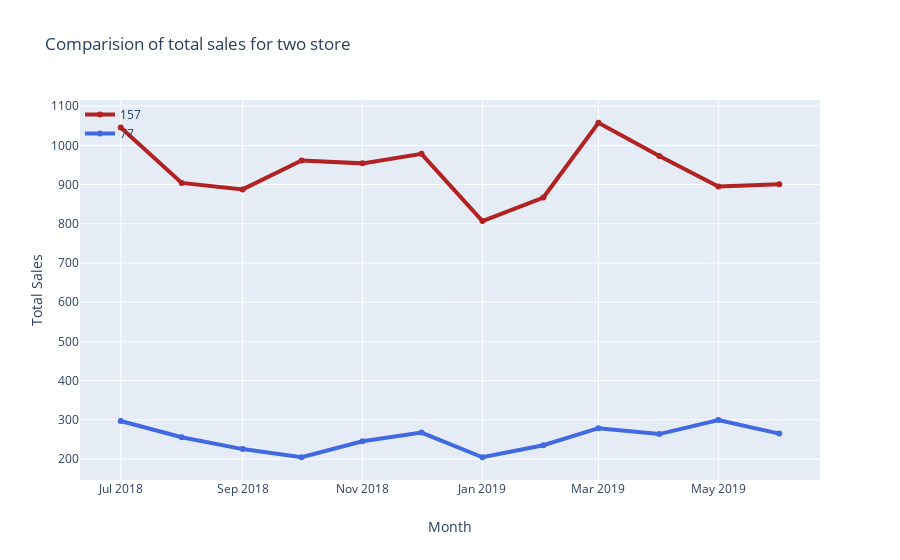
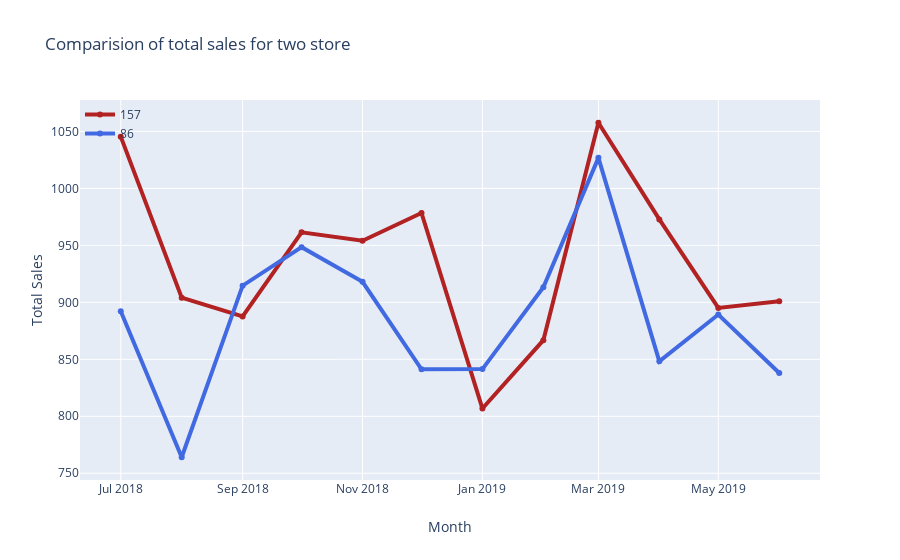
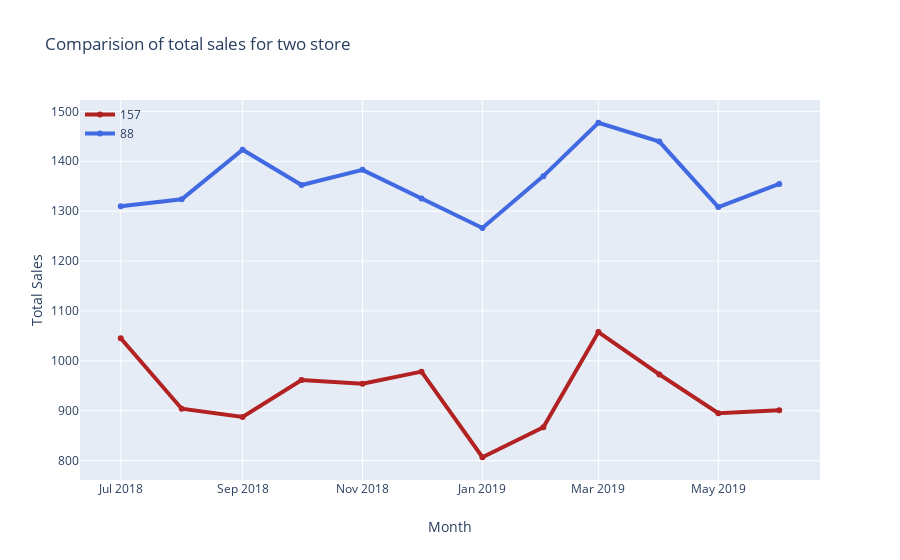

The cell these charts' notebook holds for them, in order:
### Markdown cell above
## Control strore finalization:
### After carefully reviewing heatmap correlation and absolute distance over 3 matrices, following control stores have been selected.

* <strong>Control stores: 39, 229, 116</strong>

<strong> Matrix used: </strong>
* Total sales per month
* Total customers per month
* Avg. transactions per customer in a month

### Code cell
# Review of selected control stores
comparision_two_month_sale(157, 77)
comparision_two_month_sale(157, 86)
comparision_two_month_sale(157, 88)

### Figure 1 — Plotly figure (JSON) as saved in the notebook; plotly's stock layout.template omitted (floating-point values rounded to 4 significant figures; data arrays with more than 128 entries replaced by an {"elided": "..."} marker saying what was removed)
{"data": [{"line": {"color": "firebrick", "width": 4}, "name": "157", "type": "scatter", "x": {"elided": "3169 str values"}, "y": [1045.0, 904.1, 887.6, 961.4, 954.0, 978.4, 806.8, 866.8, 1058.0, 972.8, 895.1, 901.0]}, {"line": {"color": "royalblue", "width": 4}, "name": "77", "type": "scatter", "x": {"elided": "3169 str values"}, "y": [296.8, 255.5, 225.2, 204.5, 245.3, 267.3, 204.4, 235.0, 278.5, 263.5, 299.3, 264.7]}], "layout": {"barmode": "group", "legend": {"bgcolor": "rgba(255, 255, 255, 0)", "bordercolor": "rgba(255, 255, 255, 0)", "x": 0, "y": 1}, "title": {"text": "Comparision of total sales for two store"}, "xaxis": {"title": {"text": "Month"}}, "yaxis": {"title": {"text": "Total Sales"}}}}

### Figure 2 — Plotly figure (JSON) as saved in the notebook; plotly's stock layout.template omitted (floating-point values rounded to 4 significant figures; data arrays with more than 128 entries replaced by an {"elided": "..."} marker saying what was removed)
{"data": [{"line": {"color": "firebrick", "width": 4}, "name": "157", "type": "scatter", "x": {"elided": "3169 str values"}, "y": [1045.0, 904.1, 887.6, 961.4, 954.0, 978.4, 806.8, 866.8, 1058.0, 972.8, 895.1, 901.0]}, {"line": {"color": "royalblue", "width": 4}, "name": "86", "type": "scatter", "x": {"elided": "3169 str values"}, "y": [892.2, 764.0, 914.6, 948.4, 918.0, 841.2, 841.4, 913.2, 1027.0, 848.2, 889.3, 838.0]}], "layout": {"barmode": "group", "legend": {"bgcolor": "rgba(255, 255, 255, 0)", "bordercolor": "rgba(255, 255, 255, 0)", "x": 0, "y": 1}, "title": {"text": "Comparision of total sales for two store"}, "xaxis": {"title": {"text": "Month"}}, "yaxis": {"title": {"text": "Total Sales"}}}}

### Figure 3 — Plotly figure (JSON) as saved in the notebook; plotly's stock layout.template omitted (floating-point values rounded to 4 significant figures; data arrays with more than 128 entries replaced by an {"elided": "..."} marker saying what was removed)
{"data": [{"line": {"color": "firebrick", "width": 4}, "name": "157", "type": "scatter", "x": {"elided": "3169 str values"}, "y": [1045.0, 904.1, 887.6, 961.4, 954.0, 978.4, 806.8, 866.8, 1058.0, 972.8, 895.1, 901.0]}, {"line": {"color": "royalblue", "width": 4}, "name": "88", "type": "scatter", "x": {"elided": "3169 str values"}, "y": [1310.0, 1324.0, 1423.0, 1352.0, 1383.0, 1325.0, 1266.0, 1370.0, 1477.0, 1439.0, 1308.0, 1355.0]}], "layout": {"barmode": "group", "legend": {"bgcolor": "rgba(255, 255, 255, 0)", "bordercolor": "rgba(255, 255, 255, 0)", "x": 0, "y": 1}, "title": {"text": "Comparision of total sales for two store"}, "xaxis": {"title": {"text": "Month"}}, "yaxis": {"title": {"text": "Total Sales"}}}}
